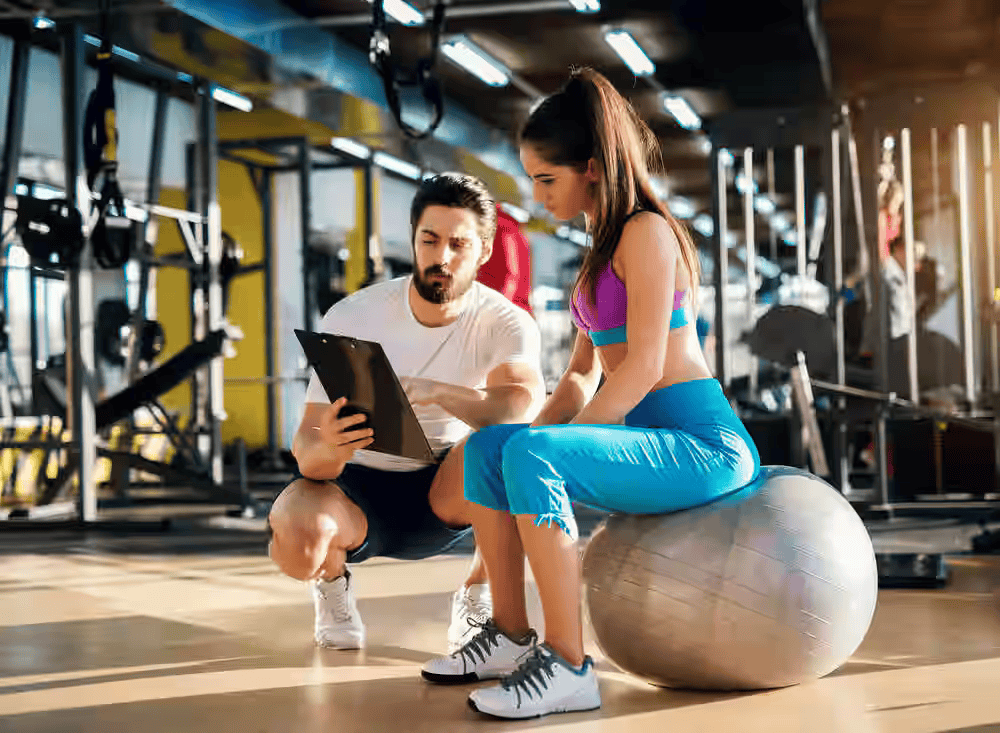
#> input picture frontend/src/assets/header_img.png, 1000 x 733 px
$ python process_image.py
#> lines starting #> are read from the running program, lines starting #| are printed output that depends on the picture; after the words box and inside, x2 and y2 are one past the last pixel; in counts of white or black regions, pixels touching at a corner belong together
from PIL import Image
import numpy as np

def remove_bg_and_crop(input_path, output_path):
    # Open image and convert to RGBA
#> called with input_path = 'frontend/src/assets/header_img.png', output_path = 'frontend/src/assets/header_img.png'
    img = Image.open(input_path).convert("RGBA")
#> img is the input picture: PIL image 1000x733 RGBA; mean R, G, B, A 120, 111.7, 99.3, 255
    data = np.array(img)

    # Get the background color from the top-left corner
    bg_color = data[0, 0, :3]
#> bg_color = [49, 48, 48]

    # Calculate distance of all pixels from background color
    rgb = data[:, :, :3]
    diff = np.abs(rgb.astype(int) - bg_color.astype(int))
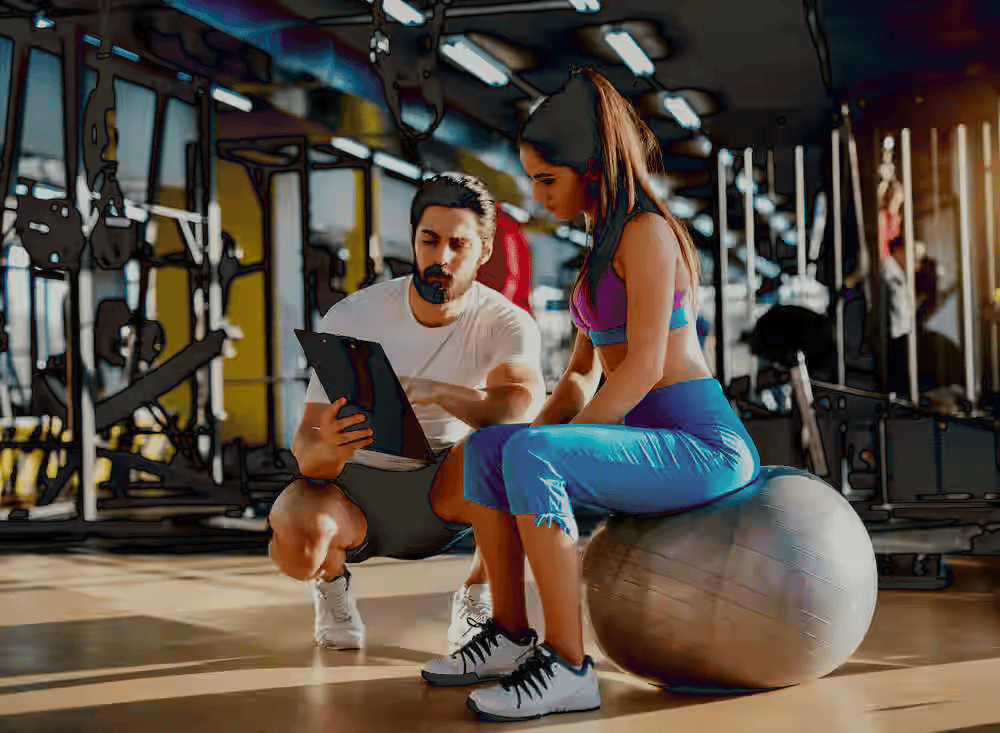
#> diff: shape (733, 1000, 3) int64; mean R, G, B 86.2, 75.4, 65.4
    dist = np.sum(diff, axis=2)
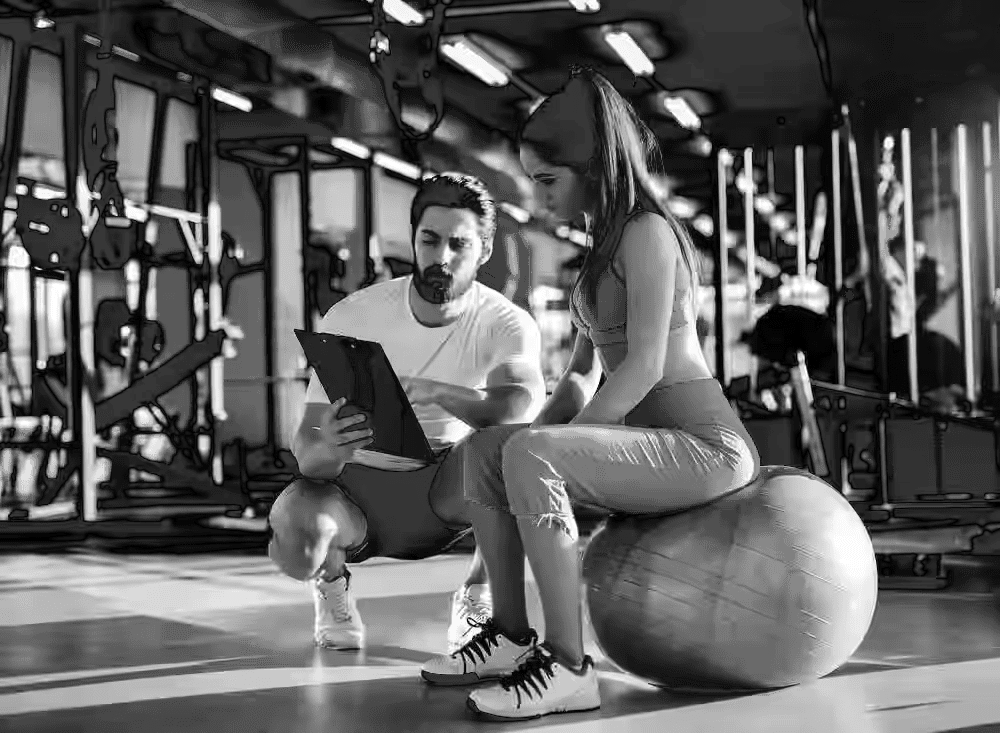
#> dist: shape (733, 1000) int64; min 0, max 606, mean 227; drawn with min black and max white

    # Create mask where distance is small (similar to background)
    threshold = 60  # tolerance
    mask = dist < threshold
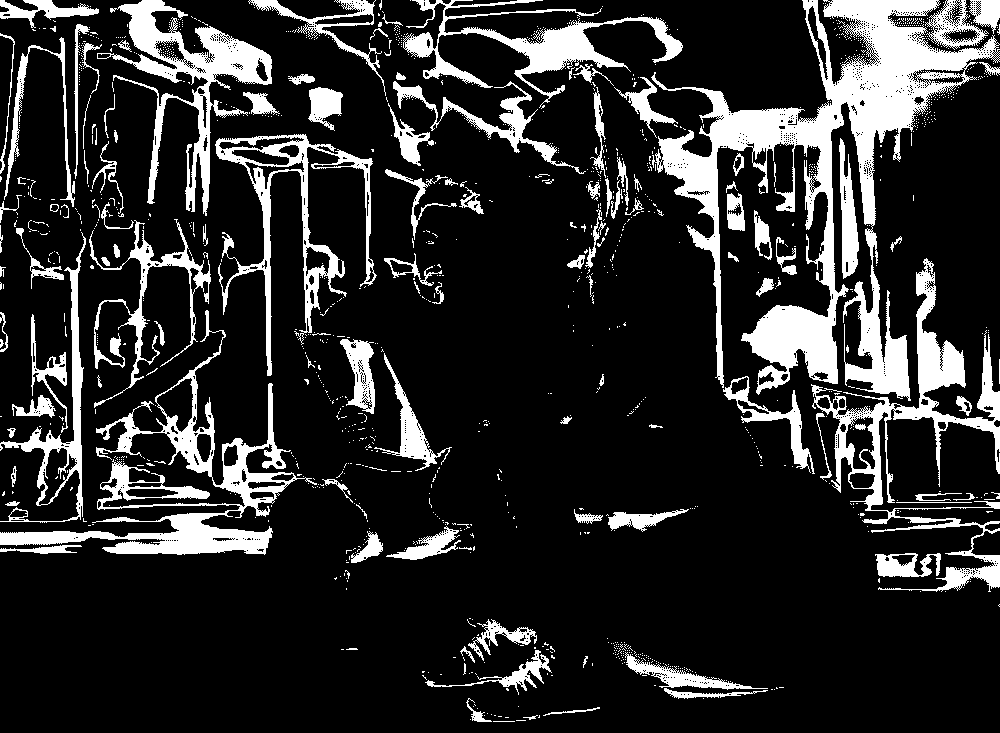
#> mask: shape (733, 1000) bool; 16.9% white; 1264 white regions (1140 under 20 px), largest, box (x1, y1, x2, y2) and area: (651, 0, 1000, 401) 34817, (0, 310, 317, 555) 12560, (811, 258, 1000, 592) 10626

    # Make background transparent
    data[mask, 3] = 0
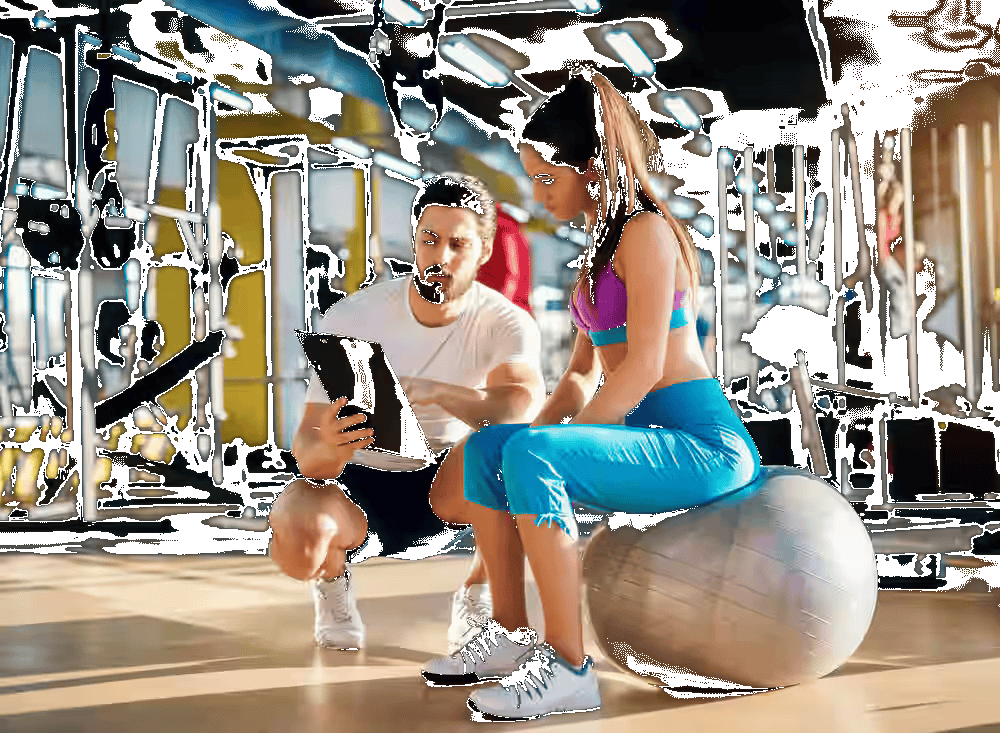
#> data: shape (733, 1000, 4); 16.85% of pixels changed, all inside (x1, y1, x2, y2) = (0, 0, 1000, 722); transparent parts drawn white

    # Convert back to image
    img_transparent = Image.fromarray(data)

    # Crop to bounding box
    bbox = img_transparent.getbbox()
#> bbox = (0, 0, 1000, 733)
    if bbox:
        img_cropped = img_transparent.crop(bbox)
        img_cropped.save(output_path)
        print("Successfully processed and saved.")
    else:
        print("Image is entirely empty after background removal.")

if __name__ == "__main__":
    remove_bg_and_crop("frontend/src/assets/header_img.png", "frontend/src/assets/header_img.png")
